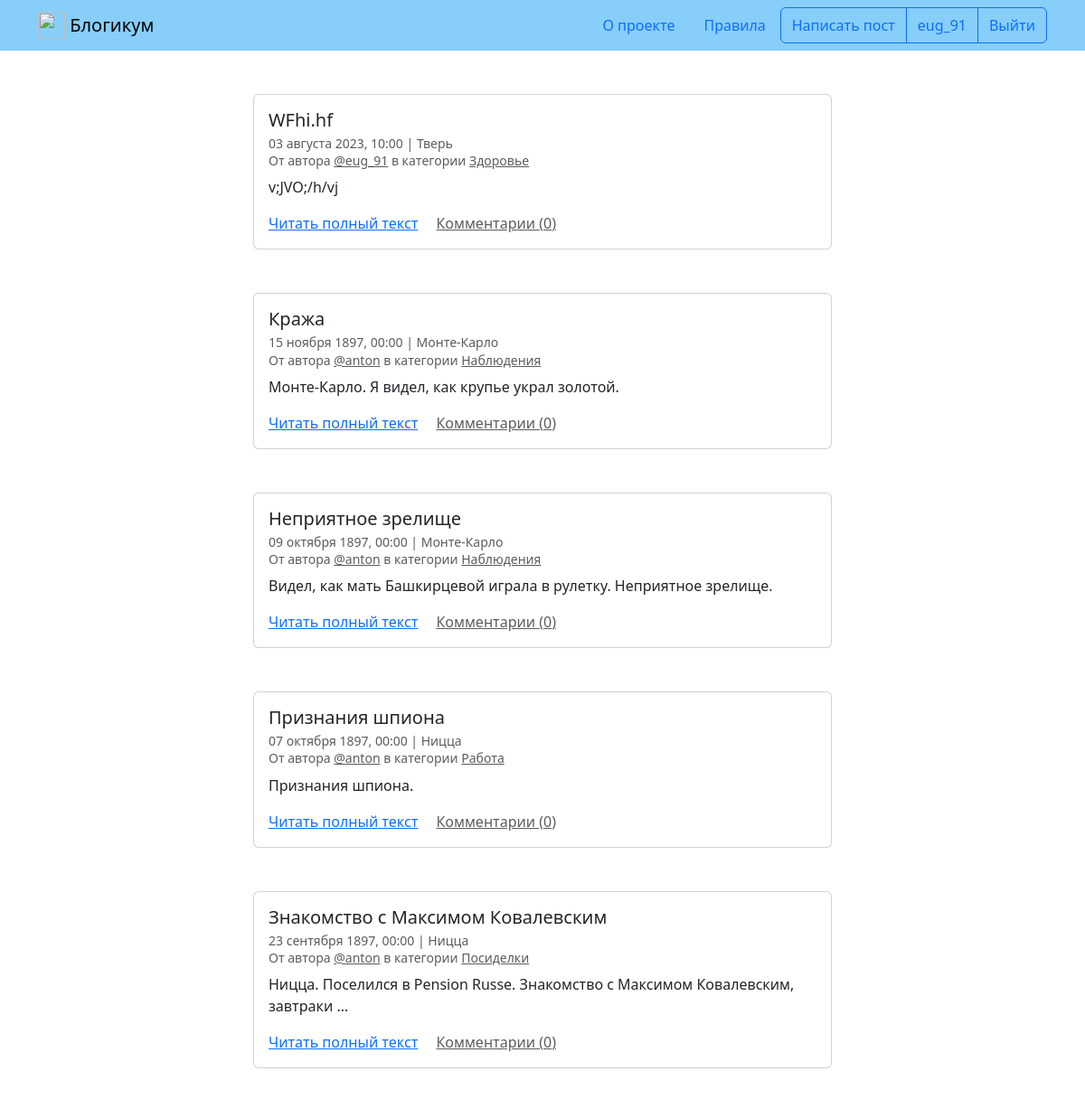
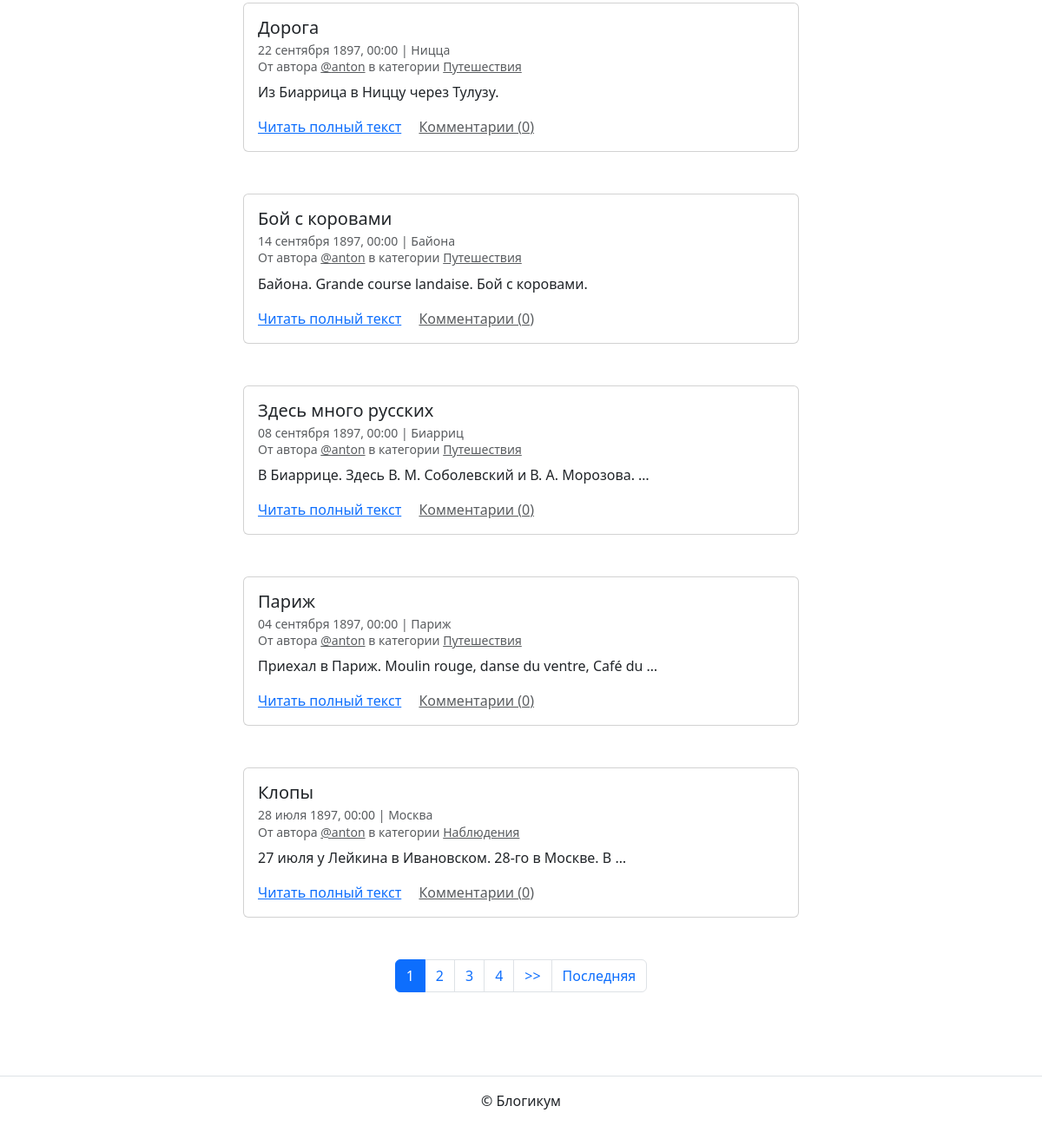
Screenshot of / (signed in) with the database file from the repository (2 pictures, top to bottom).
### blog/models.py (models this page shows, shortened)
class CreatedPublishedModel(models.Model):
    is_published = models.BooleanField(
        'Опубликовано',
        default=True,
        help_text='Снимите галочку, чтобы скрыть публикацию.'
    )
    created_at = models.DateTimeField(
        'Добавлено',
        auto_now_add=True
    )
    class Meta:
        abstract = True

class Post(CreatedPublishedModel):
    title = models.CharField(
        'Заголовок',
        max_length=256
    )
    text = models.TextField(
        'Текст'
    )
    pub_date = models.DateTimeField(
        'Дата и время публикации',
        help_text=('Если установить дату и время в будущем — '
                   'можно делать отложенные публикации.')
    )
    author = models.ForeignKey(
        User,
        on_delete=models.CASCADE,
        verbose_name='Автор публикации',
        related_name='posts'
    )
    location = models.ForeignKey(
        'Location',
        on_delete=models.SET_NULL,
        null=True,
        blank=True,
        verbose_name='Местоположение',
        related_name='posts'
    )
    category = models.ForeignKey(
        'Category',
        on_delete=models.SET_NULL,
        null=True,
        verbose_name='Категория',
        related_name='posts'
    )
    image = models.ImageField(
        'Фото',
        upload_to='posts_images',
        blank=True
    )
    published_posts = PostManager()
    objects = models.Manager()
    class Meta:
        verbose_name = 'публикация'
        verbose_name_plural = 'Публикации'
        ordering = ('-pub_date', )

class Location(CreatedPublishedModel):
    name = models.CharField(
        'Название места',
        max_length=256
    )
    class Meta:
        verbose_name = 'местоположение'
        verbose_name_plural = 'Местоположения'

class Category(CreatedPublishedModel):
    title = models.CharField(
        'Заголовок',
        max_length=256
    )
    description = models.TextField(
        'Описание'
    )
    slug = models.SlugField(
        'Идентификатор',
        unique=True,
        help_text=('Идентификатор страницы для URL; '
                   'разрешены символы латиницы, цифры, дефис и подчёркивание.')
    )
    class Meta:
        verbose_name = 'категория'
        verbose_name_plural = 'Категории'

### blog/views.py (the view)
class IndexListView(
    ListView
):
    template_name = 'blog/index.html'
    paginate_by = settings.COUNT_POSTS
    queryset = get_published_posts(
    ).annotate(
        comment_count=Count("comments")
    ).order_by(
        '-pub_date'
    )

### templates/blog/index.html (shortened to what this page needs)
{% extends "base.html" %}
{% block content %}
  {% for post in page_obj %}
    <article class="mb-5">
      {% include "includes/post_card.html" %}
    </article>
  {% endfor %}
  {% include "includes/paginator.html" %}
{% endblock %}

### templates/includes/header.html (shortened to what this page needs)
{% load static %}
<header>
  <nav class="navbar navbar-light" style="background-color: lightskyblue">
    <div class="container">
      <a class="navbar-brand" href="{% url 'blog:index' %}">
        <img src="{% static 'img/logo.png' %}" width="30" height="30" class="d-inline-block align-top" alt="">
        Блогикум
      </a>
      {% with request.resolver_match.view_name as view_name %}
        <ul class="nav  nav-pills">
          <li class="nav-item">
            <a class="nav-link {% if view_name == 'pages:about' %} text-white {% endif %}" href="{% url 'pages:about' %}">
              О проекте
            </a>
          </li>
          <li class="nav-item">
            <a class="nav-link {% if view_name == 'pages:rules' %} text-white {% endif %}" href="{% url 'pages:rules' %}">
              Правила
            </a>
          </li>
          {% if user.is_authenticated %}
            <div class="btn-group" role="group" aria-label="Basic outlined example">
              <button type="button" class="btn btn-outline-primary"><a class="text-decoration-none text-reset"
                  href="{% url 'blog:create_post' %}">Написать пост</a></button>
              <button type="button" class="btn btn-outline-primary"><a class="text-decoration-none text-reset"
                  href="{% url 'blog:profile' user.username %}">{{ user.username }}</a></button>
              <button type="button" class="btn btn-outline-primary"><a class="text-decoration-none text-reset"
                  href="{% url 'logout' %}">Выйти</a></button>
            </div>
          {% endif %}
        </ul>
      {% endwith %}
    </div>
  </nav>
</header>

### templates/includes/post_card.html (shortened to what this page needs)
<div class="col d-flex justify-content-center">
  <div class="card" style="width: 40rem;">
    <div class="card-body">
      <h5 class="card-title">{{ post.title }}</h5>
      <h6 class="card-subtitle mb-2 text-muted">
        <small>
          {{ post.pub_date|date:"d E Y, H:i" }} | {% if post.location and post.location.is_published %}{{ post.location.name }}{% else %}Планета Земля{% endif %}<br>
          От автора <a class="text-muted" href="{% url 'blog:profile' post.author %}">@{{ post.author.username }}</a> в
          категории {% include "includes/category_link.html" %}
        </small>
      </h6>
      <p class="card-text">{{ post.text|truncatewords:10 }}</p>
      <a href="{% url 'blog:post_detail' post.id %}" class="card-link">Читать полный текст</a>
      <a href="{% url 'blog:post_detail' post.id %}" class="card-link text-muted">Комментарии ({{ post.comment_count }})</a>
    </div>
  </div>
</div>

### templates/includes/category_link.html
<a class="text-muted" href="{% url 'blog:category_posts' post.category.slug %}">
  {{ post.category.title }}
</a>

### rows the page displays
Post: title "WFhi.hf", pub_date "03 августа 2023, 10:00", location.name "Тверь", author.username "eug_91", category "Здоровье", text "v;JVO;/h/vj", comment_count "0"
Post: title "Кража", pub_date "15 ноября 1897, 00:00", location.name "Монте-Карло", author.username "anton", category "Наблюдения", text "Монте-Карло. Я видел, как крупье украл золотой.", comment_count "0"
Post: title "Неприятное зрелище", pub_date "09 октября 1897, 00:00", location.name "Монте-Карло", author.username "anton", category "Наблюдения", text "Видел, как мать Башкирцевой играла в рулетку. Неприятное зрелище.", comment_count "0"
Post: title "Признания шпиона", pub_date "07 октября 1897, 00:00", location.name "Ницца", author.username "anton", category "Работа", text "Признания шпиона.", comment_count "0"
Post: title "Знакомство с Максимом Ковалевским", pub_date "23 сентября 1897, 00:00", location.name "Ницца", author.username "anton", category "Посиделки", text "Ницца. Поселился в Pension Russe. Знакомство с Максимом Ковалевским, завтраки …", comment_count "0"
Post: title "Дорога", pub_date "22 сентября 1897, 00:00", location.name "Ницца", author.username "anton", category "Путешествия", text "Из Биаррица в Ниццу через Тулузу.", comment_count "0"
Post: title "Бой с коровами", pub_date "14 сентября 1897, 00:00", location.name "Байона", author.username "anton", category "Путешествия", text "Байона. Grande course landaise. Бой с коровами.", comment_count "0"
Post: title "Здесь много русских", pub_date "08 сентября 1897, 00:00", location.name "Биарриц", author.username "anton", category "Путешествия", text "В Биаррице. Здесь В. М. Соболевский и В. А. Морозова. …", comment_count "0"
Post: title "Париж", pub_date "04 сентября 1897, 00:00", location.name "Париж", author.username "anton", category "Путешествия", text "Приехал в Париж. Moulin rouge, danse du ventre, Café du …", comment_count "0"
Post: title "Клопы", pub_date "28 июля 1897, 00:00", location.name "Москва", author.username "anton", category "Наблюдения", text "27 июля у Лейкина в Ивановском. 28-го в Москве. В …", comment_count "0"

### other values shown
{{ user.username }} "eug_91"
{{ i }} "1"
{{ i }} "2" "3" "4"
